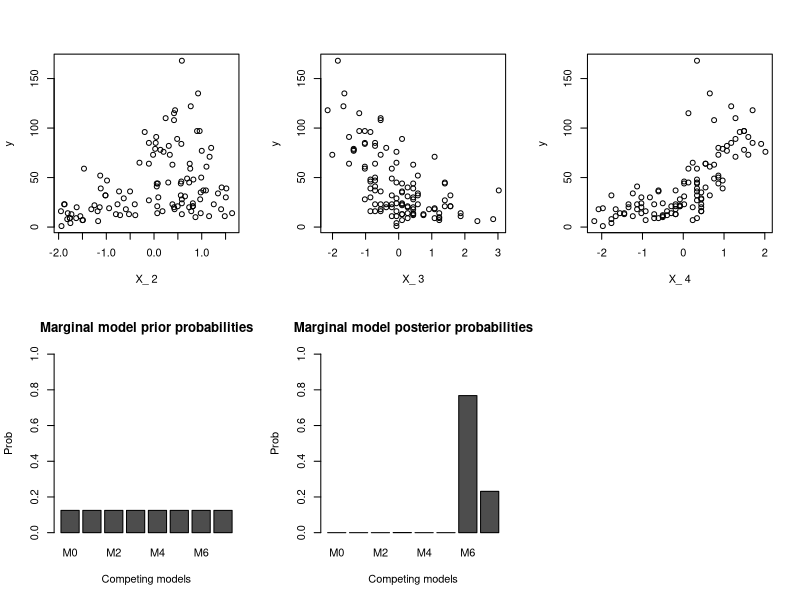

Source code (R):
# --------------------------------------------------------------------------------
#   
#   Copyright 2019 Georgios Karagiannis
#
# georgios.karagiannis@durham.ac.uk 
# Assistant Professor 
# Department of Mathematical Sciences, Durham University, Durham,  UK 
# 
# This file is part of Bayesian_Statistics (MATH3341/4031 Bayesian Statistics III/IV)
# which is the material of the course (MATH3341/4031 Bayesian Statistics III/IV)
# taught by Georgios P. Katagiannis in the Department of Mathematical Sciences
# in the University of Durham  in Michaelmas term in 2019
# 
# Bayesian_Statistics is free software: you can redistribute it and/or modify
# it under the terms of the GNU General Public License as published by
# the Free Software Foundation version 3 of the License.
# 
# Bayesian_Statistics is distributed in the hope that it will be useful,
# but WITHOUT ANY WARRANTY; without even the implied warranty of
# MERCHANTABILITY or FITNESS FOR A PARTICULAR PURPOSE.  See the
# GNU General Public License for more details.
# 
# You should have received a copy of the GNU General Public License
# along with Bayesian_Statistics  If not, see <http://www.gnu.org/licenses/>.
# 
# --------------------------------------------------------------------------------

# clean the mess

rm(list=ls())


# MODEL AND EQUATIONS


comp_sufficient_stats <- function (y, X) {

  n <- dim(X)[1]
  
  d <- dim(X)[2]
  
  XtX <- t(X)%*%X
  
  XtY <- t(X)%*%y
  
  YtY <- sum(y*y)
  
  return( list(XtX=XtX, XtY=XtY, YtY=YtY, n=n, d=d) )
}

comp_V_post <- function (y, X, V_prior) {
    
  sufficient_stats <- comp_sufficient_stats(y, X)
  
  XtX <- sufficient_stats$XtX
  
  V_post <- solve( XtX + solve(V_prior) ) 
  
  return (V_post)
}

comp_mu_post <- function (y, X, mu_prior, V_prior, a_prior, lam_prior) {
  
  sufficient_stats <- comp_sufficient_stats(y, X)
  
  XtX <- sufficient_stats$XtX
  
  XtY <- sufficient_stats$XtY
  
  mu_post <- comp_V_post( y, X, V_prior) %*% ( solve( V_prior , mu_prior ) + XtY )
  
  return (mu_post)
}


comp_a_post <- function ( y, X,  a_prior) {
  
  sufficient_stats <- comp_sufficient_stats(y, X)
  
  n <- sufficient_stats$n
  
  a_post <- 0.5*n + a_prior
  
  return (a_post)
}

comp_lam_post <- function (y, X, mu_prior, V_prior, a_prior, lam_prior) {
  
  sufficient_stats <- comp_sufficient_stats(y, X)
  
  YtY <- sufficient_stats$YtY
  
  V_post <- comp_V_post(y, X, V_prior)

  mu_post <- comp_mu_post(y, X, mu_prior, V_prior, a_prior, lam_prior)
  
  S <- sum(mu_prior * solve(V_prior,mu_prior)) 

  S <- S -sum(mu_post * solve(V_post, mu_post))
  
  S <- S + YtY
  
  lam_post <- 0.5*S + lam_prior
  
  return (lam_post)
}


comp_cond_likel <- function(y, X, mu_prior, V_prior, a_prior, lam_prior) {
  
  sufficient_stats <- comp_sufficient_stats(y, X)
  
  n <- sufficient_stats$n
  
  YtY <- sufficient_stats$YtY
  
  a_post <- comp_a_post( y, X,  a_prior)
  
  lam_post <- comp_lam_post(y, X, mu_prior, V_prior, a_prior, lam_prior)
  
  V_post <- comp_V_post(y, X, V_prior)
  
  cond_likel <- (0.5*pi)^(n/2) 
  
  cond_likel <- cond_likel * sqrt(det(V_post)) 
  
  cond_likel <- cond_likel / sqrt(det(V_prior))
  
  cond_likel <- cond_likel * (lam_prior)^(a_prior)
  
  cond_likel <- cond_likel / (lam_post)^(a_post)
  
  cond_likel <- cond_likel * gamma(a_post)
  
  cond_likel <- cond_likel / gamma(a_prior)
  
  return (cond_likel)
}

comp_margimal_model_posterior_prob <-function(y, X__all, 
                                              mu_prior_all, V_prior_all, a_prior_all, lam_prior_all,
                                              Available_models,
                                              marginal_model_prior) {
    

  K_size <- length(Available_models)
  
  margimal_model_posterior_prob <- matrix(rep(0.0, length.out=K_size), K_size)
  
  for (i in 1:K_size) {
        
    k <- Available_models[[i]]
    
    margimal_model_prior_k <- marginal_model_prior[i]
    
    X_k <- X_all[[i]]
    
    mu_prior_k <- mu_prior_all[[i]]
    if ( length(mu_prior_k[[1]])>1)  mu_prior_k <- mu_prior_k[[1]][1,]
    
    V_prior_k <- V_prior_all[[i]]
    
    a_prior_k <- a_prior_all[[i]]
    
    lam_prior_k <- lam_prior_all[[i]]
    
    
    sufficient_stats <- comp_sufficient_stats( y, X_k )
    
    d <- sufficient_stats$d
    
    margimal_model_posterior_prob[i] <- comp_cond_likel(y, X_k, 
                                                        mu_prior_k, 
                                                     V_prior_k, 
                                                     a_prior_k, 
                                                     lam_prior_k)*margimal_model_prior_k
  }
  
  margimal_model_posterior_prob <- margimal_model_posterior_prob/sum(margimal_model_posterior_prob)
}
    
    
    





comp_Bayes_factor <- function(y, X0, mu_prior0, V_prior0, a_prior0, lam_prior0,
                     X1, mu_prior1, V_prior1, a_prior1, lam_prior1) {
  
  cond_likel_0 <- comp_cond_likel(y, X0, mu_prior0, V_prior0, a_prior0, lam_prior0)
  
  cond_likel_1 <- comp_cond_likel(y, X1, mu_prior1, V_prior1, a_prior1, lam_prior1)
  
  Bayes_factor <- cond_likel_0 / cond_likel_1
  
  return(Bayes_factor)
}


## Observables

data(airquality)

airquality_na.omit <- na.omit(airquality)

y = airquality_na.omit$Ozone

X_full = cbind( rep(1,length(y)), 
           airquality_na.omit$Solar.R, 
           airquality_na.omit$Wind, 
           airquality_na.omit$Temp)
#standardise
X_full[,-1] <- scale(X_full[,-1])

## COmposite model

# MODELS

Available_models <- list (M0 = c(1),
                         M1 = c(1,2),
                         M2 = c(1,3),
                         M3 = c(1,4),
                         M4 = c(1,2,3),
                         M5 = c(1,2,4),
                         M6 = c(1,3,4),
                         M7 = c(1,2,3,4)
)



size_K <- length(Available_models) 

for (i in 1:size_K) {
  
  n <- length( y )
  
  temp <- comp_sufficient_stats(y, matrix( X_full[,Available_models[[i]]] , n ) )
  
  if (i == 1) {
    
    X_all <- list ( matrix( X_full[,Available_models[[i]]] , n ))
    
    
  } else {
    
    X_all[[i]] <-  matrix( X_full[,Available_models[[i]]] , n )
  }
}


## Prior model

size_K <- length(Available_models) 

marginal_model_prior <- rep (NaN , size_K )


for (i in 1:size_K) {
  marginal_model_prior[i] <- 1/ size_K
}



for (i in 1:size_K) {
  
  n <- length( y )
  
  d <- length(Available_models[[i]] )

  if (i == 1) {
    
    mu_prior_all <- list ( matrix(rep(0, d ), 1, d ) )
    
    V_prior_all <- list ( diag(rep(100, length.out=d),nrow=d) )
    
    a_prior_all <- list ( 1.0 )
    
    lam_prior_all <- list ( 1.0 )
    
     
  } else {
    
    mu_prior_all[[i]] <- list ( matrix(rep(0, d), 1, d) )
    
    V_prior_all[[i]] <- diag(rep(100, length.out=d),nrow=d)
    
    a_prior_all[[i]] <-  1.0 
    
    lam_prior_all[[i]] <-  1.0 
    
  }
  
}

# PLOT THE MARGINAL MODEL POSTERIRO PROBABILITY

margimal_model_posterior_prob<- comp_margimal_model_posterior_prob(y, X_all, 
                                                                  mu_prior_all, 
                                                                  V_prior_all, 
                                                                  a_prior_all, 
                                                                  lam_prior_all,
                                                                  Available_models,
                                                                  marginal_model_prior)



# PLOT THE MARGINAL MODEL POSTERIRO PROBABILITY AND THE INDIVIDUAL Y ~ X_j SCATERPLOTS

par( mfrow=c(2,3)  )
for ( j in 2:4) plot(X_full[,j],y, ylab = 'y', xlab =  paste('X_',toString(j)))
barplot( t(marginal_model_prior), 
         names.arg=c('M0','M1','M2','M3','M4','M5','M6','M7'),
         ylab = 'Prob',
         xlab = 'Competing models',
         main = 'Marginal model prior probabilities',
         ylim = c(0,1)
)
barplot( t(margimal_model_posterior_prob), 
        names.arg=c('M0','M1','M2','M3','M4','M5','M6','M7'),
        ylab = 'Prob',
        xlab = 'Competing models',
        main = 'Marginal model posterior probabilities',
        ylim = c(0,1)
)



# Print me on pdf
for ( j in 2:4) 
{
  pdf(paste('./airquality',as.character(j),'.pdf'))
  plot(X_full[,j],y, ylab = 'y', xlab =  paste('X_',toString(j)))
  dev.off() 
}
j = j+1
pdf(paste('./airquality',as.character(j),'.pdf'))
barplot( t(margimal_model_posterior_prob), 
         names.arg=c('M0','M1','M2','M3','M4','M5','M6','M7'),
         ylab = 'Prob',
         xlab = 'Competing models',
         main = 'Marginal model posterior probabilities',
         ylim = c(0,1)
)
dev.off() 
j = j+1
pdf(paste('./airquality',as.character(j),'.pdf'))
barplot( t(marginal_model_prior), 
         names.arg=c('M0','M1','M2','M3','M4','M5','M6','M7'),
         ylab = 'Prob',
         xlab = 'Competing models',
         main = 'Marginal model prior probabilities',
         ylim = c(0,1)
)
dev.off() 




